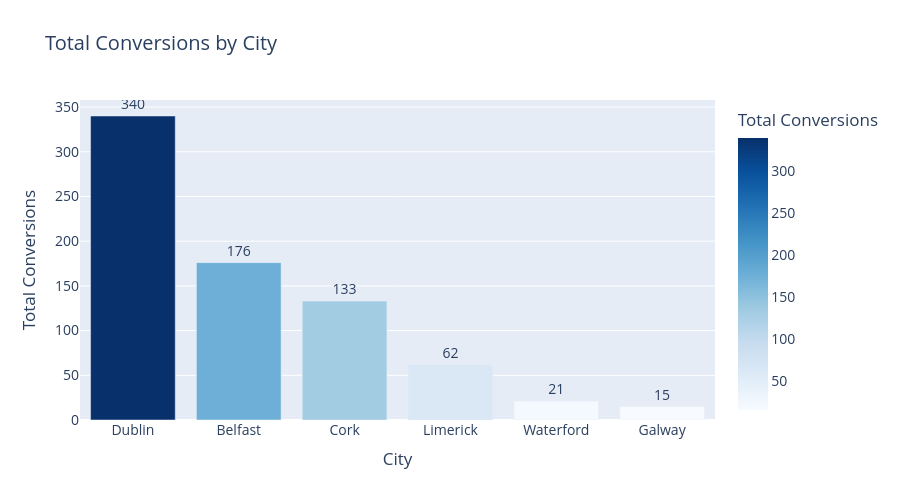

This figure's notebook cell:
### Code cell
# 3. Create a bar chart showing total conversions by city

# Group by city and sum conversions
city_conversions = df.groupby('city')['conversions'].sum().reset_index()
city_conversions = city_conversions.sort_values('conversions', ascending=False)

# Create bar chart
fig = px.bar(
    city_conversions,
    x='city',
    y='conversions',
    title='Total Conversions by City',
    labels={'city': 'City', 'conversions': 'Total Conversions'},
    color='conversions',
    color_continuous_scale='Blues',
    text='conversions'  # Show values on bars
)

# Format the text on bars
fig.update_traces(texttemplate='%{text:.0f}', textposition='outside')

# Customize layout
fig.update_layout(
    xaxis_title="City",
    yaxis_title="Total Conversions",
    font=dict(size=14),
    height=500
)

# Show and save
fig.show()
fig.write_html('conversions_by_city.html')
print("✅ Chart saved: conversions_by_city.html")

### Figure 1 — Plotly figure (JSON) as saved in the notebook; plotly's stock layout.template omitted (floating-point values rounded to 4 significant figures)
{"data": [{"hovertemplate": "City=%{x}<br>Total Conversions=%{marker.color}<extra></extra>", "legendgroup": "", "marker": {"color": [340, 176, 133, 62, 21, 15], "coloraxis": "coloraxis", "pattern": {"shape": ""}}, "name": "", "orientation": "v", "showlegend": false, "text": [340.0, 176.0, 133.0, 62.0, 21.0, 15.0], "textposition": "outside", "texttemplate": "%{text:.0f}", "type": "bar", "x": ["Dublin", "Belfast", "Cork", "Limerick", "Waterford", "Galway"], "xaxis": "x", "y": [340, 176, 133, 62, 21, 15], "yaxis": "y"}], "layout": {"barmode": "relative", "coloraxis": {"colorbar": {"title": {"text": "Total Conversions"}}, "colorscale": [[0, "rgb(247,251,255)"], [0.125, "rgb(222,235,247)"], [0.25, "rgb(198,219,239)"], [0.375, "rgb(158,202,225)"], [0.5, "rgb(107,174,214)"], [0.625, "rgb(66,146,198)"], [0.75, "rgb(33,113,181)"], [0.875, "rgb(8,81,156)"], [1, "rgb(8,48,107)"]]}, "font": {"size": 14}, "height": 500, "legend": {"tracegroupgap": 0}, "title": {"text": "Total Conversions by City"}, "xaxis": {"anchor": "y", "domain": [0, 1], "title": {"text": "City"}}, "yaxis": {"anchor": "x", "domain": [0, 1], "title": {"text": "Total Conversions"}}}}
